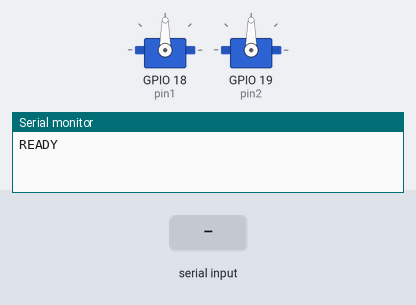
A sketch run on a simulated ESP32. On the bench: 2 × servo, the last lines printed to the serial monitor. The inputs (shaded band) are chosen by the test bench.

Above: at 1.2 s.
1.3 s: "s1:1\n" received over Serial
At 2.3 s:
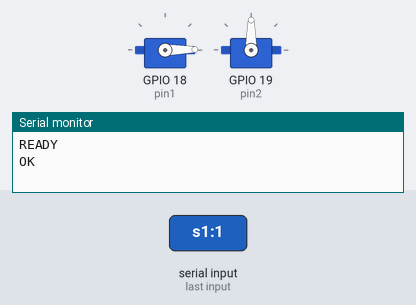
2.8 s: "s1:150\n" received over Serial
At 3.4 s:
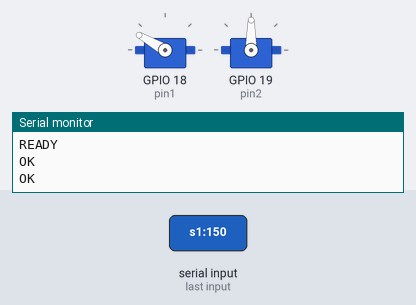
4.3 s: "s2:1\n" received over Serial
At 5.5 s:
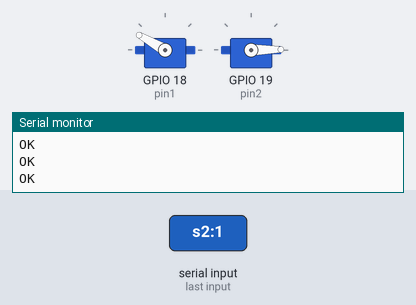
5.8 s: "s2:150\n" received over Serial
At 6.9 s:
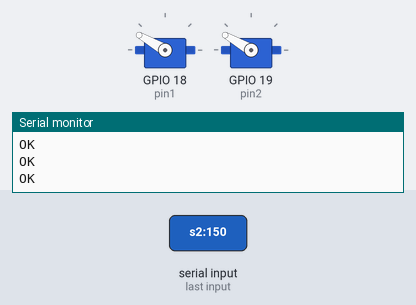
7.3 s: "s1:1\n" received over Serial
At 8.1 s:
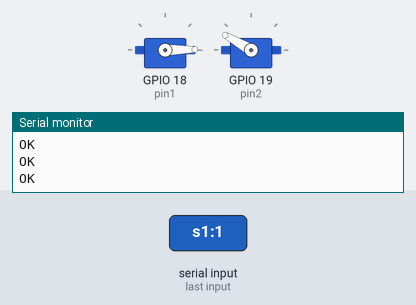
8.8 s: "s2:1\n" received over Serial
At 9.2 s:
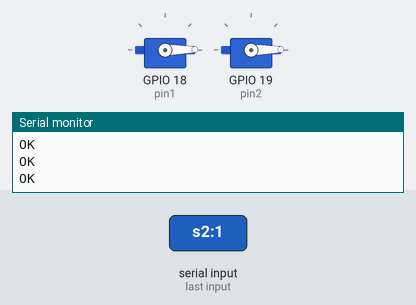
Timing chart, 0 to 11.3 s (numbered marks = the images above; inputs shaded):
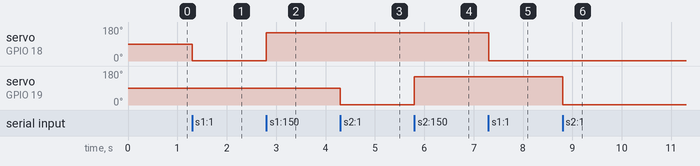

Measured:
- after the input at 1.3 s, servo on GPIO 18 (pin1): 90° → 1° at once
- after the input at 2.8 s, servo on GPIO 18 (pin1): 1° → 150° at once
- after the input at 4.3 s, servo on GPIO 19 (pin2): 90° → 1° at once
- after the input at 5.8 s, servo on GPIO 19 (pin2): 1° → 150° at once
- after the input at 7.3 s, servo on GPIO 18 (pin1): 150° → 1° at once
- after the input at 8.8 s, servo on GPIO 19 (pin2): 150° → 1° at once

The sketch:

servo_rcv.ino
```cpp
#include <ESP32Servo.h>

Servo servo1;
Servo servo2;

const int pin1 = 18; //left
const int pin2 = 19; //right

String input = "";

void setup() {
  Serial.begin(115200);

  servo1.attach(pin1);
  servo2.attach(pin2);

  Serial.println("READY");
}

void handleCommand(String cmd) {
  // Expected: s1:45 or s2:120

  int sep = cmd.indexOf(':');
  if (sep == -1) return;

  String id = cmd.substring(0, sep);
  int angle = cmd.substring(sep + 1).toInt();

  angle = constrain(angle, 0, 180);

  if (id == "s1") {
    servo1.write(angle);
  } else if (id == "s2") {
    servo2.write(angle);
  }

  Serial.println("OK");
}

void loop() {
  while (Serial.available()) {
    char c = Serial.read();

    if (c == '\n') {
      handleCommand(input);
      input = "";
    } else {
      input += c;
    }
  }
}
```
